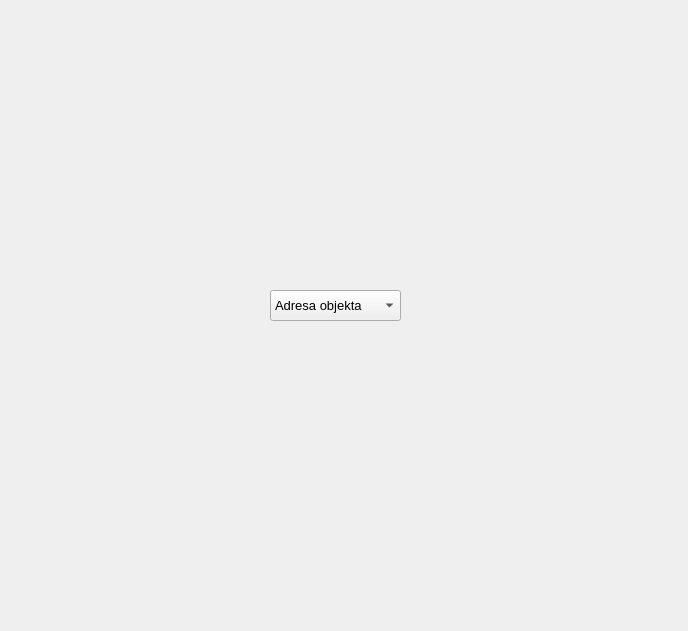
<?xml version="1.0" encoding="UTF-8"?>
<ui version="4.0">
 <class>Form</class>
 <widget class="QWidget" name="Form">
  <property name="geometry">
   <rect>
    <x>0</x>
    <y>0</y>
    <width>688</width>
    <height>631</height>
   </rect>
  </property>
  <property name="windowTitle">
   <string>Form</string>
  </property>
  <widget class="QComboBox" name="comboBox">
   <property name="geometry">
    <rect>
     <x>270</x>
     <y>290</y>
     <width>131</width>
     <height>31</height>
    </rect>
   </property>
   <property name="font">
    <font>
     <pointsize>10</pointsize>
    </font>
   </property>
   <property name="currentText">
    <string>Adresa objekta</string>
   </property>
   <property name="currentIndex">
    <number>0</number>
   </property>
   <property name="maxVisibleItems">
    <number>50</number>
   </property>
   <property name="insertPolicy">
    <enum>QComboBox::NoInsert</enum>
   </property>
   <property name="sizeAdjustPolicy">
    <enum>QComboBox::AdjustToContentsOnFirstShow</enum>
   </property>
   <item>
    <property name="text">
     <string>Adresa objekta</string>
    </property>
   </item>
  </widget>
 </widget>
 <resources/>
 <connections/>
</ui>
